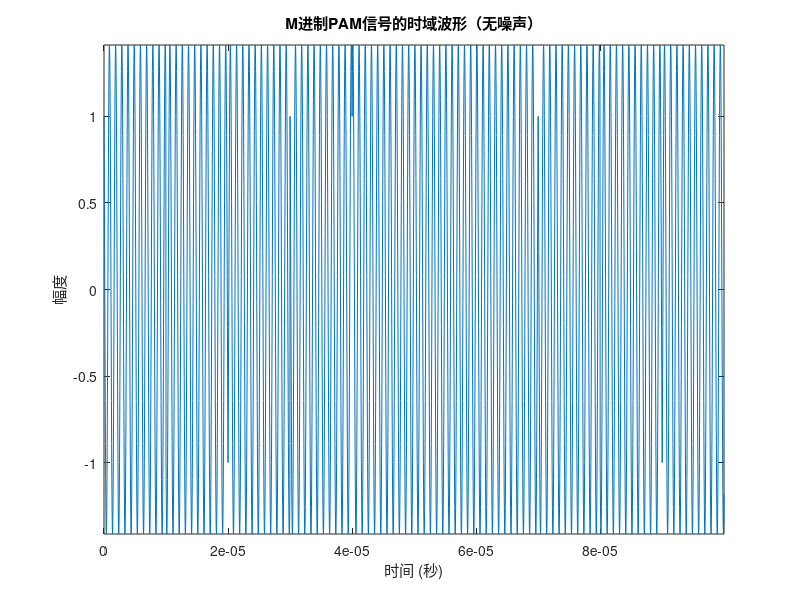
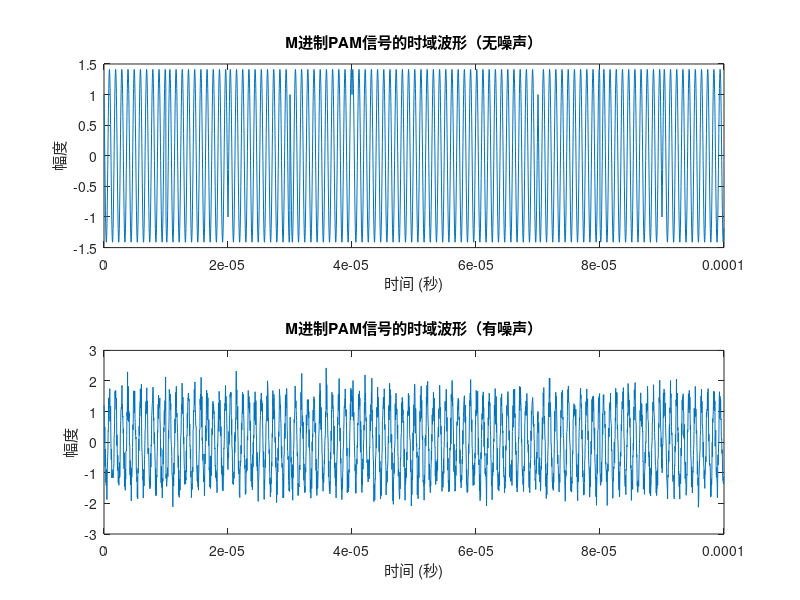
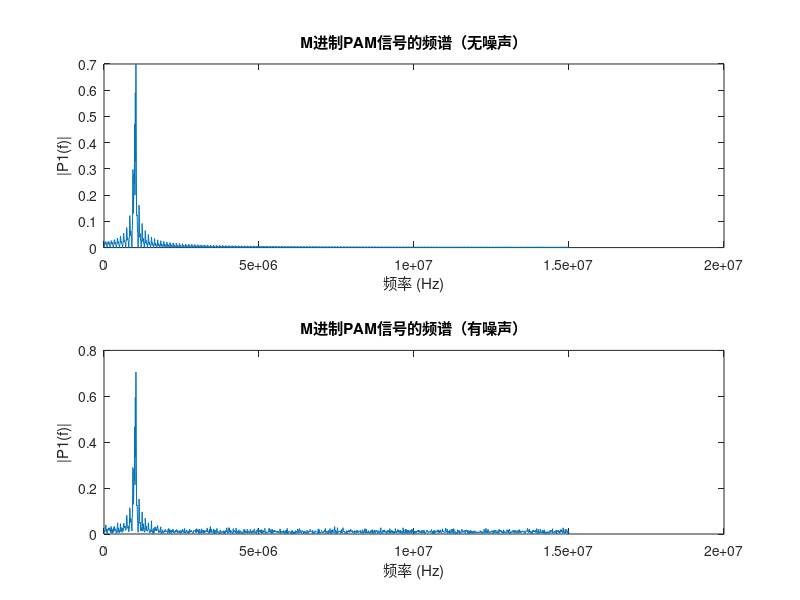
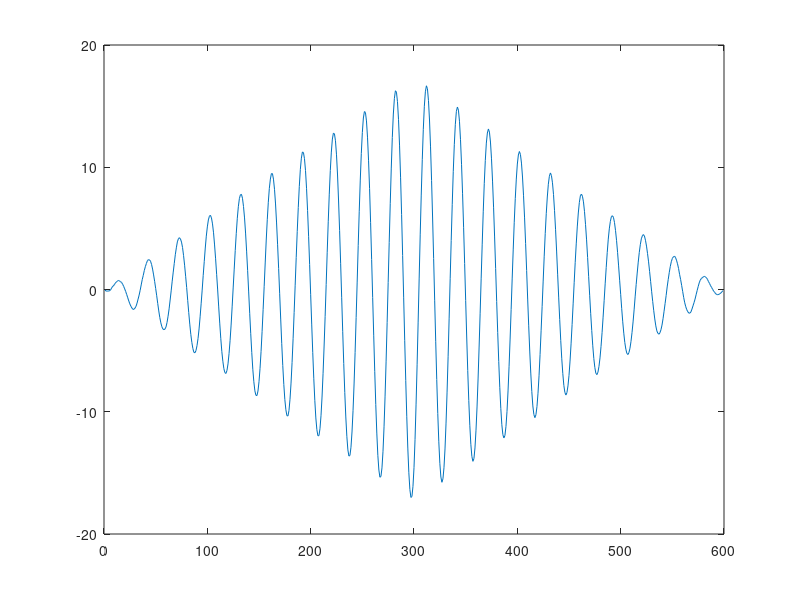

Reproduce these figures in MATLAB, in order.
clc,clear,close all;

% 参数设置
M = 4; % M进制PAM
total_t = 0.0001;
d = 2; % 
Rs = 100000; % 符号速率
Rb = Rs*log2(M); % 比特速率
fc = 1e6; % 载频
Fs = 30*fc; % 采样频率
T = 1/Rs; % 每符号脉冲持续时间
Tn = round(1/Rs*Fs); % 每符号数据点数
N = Fs*total_t; % 数据点数
N_symbol = total_t*Rs;
SNR = 10; % 信噪比，以分贝（dB）为单位

% 生成随机数据
signal_raw = randi([0 1], 1, N_symbol*2);

% % 生成M进制PAM信号
% pamSignal = (2*signal_raw - (M-1)) / (M-1);

% 定义时间轴
t = (0: N-1)/Fs;

% 定义g(t)
signal_gt = exp(1j*2*pi*fc*t);
Eg = sum(abs(signal_gt(1:Tn)).^2);

% 求出正交基信号
s1 = cos(2*pi*fc*t);
s2 = sin(2*pi*fc*t);
% Energy1 = sum(s1(1:Tn).^2);
ft1 = s1(1:Tn)/sqrt(Eg/2);
c12 = sum(s2(1:Tn).*ft1);
f2 = s2(1:Tn)-c12.*ft1;
% Energy2 = sum(s2(1:Tn).^2);
ft2 = f2/sqrt(Eg/2);

% 初始化QAM
qamSignal_sin = zeros(1,N);

% 脉冲幅度调制
% raw_data = randi([1 M], 1, Rs);
Amc = [-1,1];
Ams = [-1,1];
modulation_data = zeros(1,M);
i = 1;
for m = 1:M/2
    for n = 1:M/2
        modulation_data(i) = Amc(m)+1j*Ams(n);
        i = i+1;
    end
end

for i = 1:N_symbol
    if signal_raw(2*i-1)==0 && signal_raw(2*i)==0
        qamSignal_sin(Tn*(i-1)+1:Tn*i) = real(signal_gt(Tn*(i-1)+1:Tn*i).*modulation_data(1));
    elseif signal_raw(2*i-1)==0 && signal_raw(2*i)==1
        qamSignal_sin(Tn*(i-1)+1:Tn*i) = real(signal_gt(Tn*(i-1)+1:Tn*i).*modulation_data(2));
    elseif signal_raw(2*i-1)==1 && signal_raw(2*i)==0
        qamSignal_sin(Tn*(i-1)+1:Tn*i) = real(signal_gt(Tn*(i-1)+1:Tn*i).*modulation_data(3));
    else
        qamSignal_sin(Tn*(i-1)+1:Tn*i) = real(signal_gt(Tn*(i-1)+1:Tn*i).*modulation_data(4));
    end
end


% 通过AWGN信道传输
pamSignalNoisy = awgn(qamSignal_sin, SNR, 'measured');

%% 时域波形绘制 - 噪声前后对比
figure;
plot(t, qamSignal_sin);
title('M进制PAM信号的时域波形（无噪声）');
xlabel('时间 (秒)');
ylabel('幅度');
axis tight;

figure;
subplot(2,1,1);
plot(t, qamSignal_sin);
title('M进制PAM信号的时域波形（无噪声）');
xlabel('时间 (秒)');
ylabel('幅度');

subplot(2,1,2);
plot(t, pamSignalNoisy);
title('M进制PAM信号的时域波形（有噪声）');
xlabel('时间 (秒)');
ylabel('幅度');

%% 频谱计算 - 噪声前后对比
f = Fs*(0:(N/2))/N;
PAM_FFT = fft(qamSignal_sin);
PAM_FFT_Noisy = fft(pamSignalNoisy);
P2 = abs(PAM_FFT/N);
P2_Noisy = abs(PAM_FFT_Noisy/N);
P1 = P2(1:N/2+1);
P1_Noisy = P2_Noisy(1:N/2+1);
P1(2:end-1) = 2*P1(2:end-1);
P1_Noisy(2:end-1) = 2*P1_Noisy(2:end-1);

% 频谱绘制 - 噪声前后对比
figure;
subplot(2,1,1);
plot(f, P1);
title('M进制PAM信号的频谱（无噪声）');
xlabel('频率 (Hz)');
ylabel('|P1(f)|');

subplot(2,1,2);
plot(f, P1_Noisy);
title('M进制PAM信号的频谱（有噪声）');
xlabel('频率 (Hz)');
ylabel('|P1(f)|');

% figure;
% subplot(2,1,1);
% plot(f, P2);
% title('M进制PAM信号的频谱（无噪声）');
% xlabel('频率 (Hz)');
% ylabel('|P2(f)|');
% 
% subplot(2,1,2);
% plot(f, P2_Noisy);
% title('M进制PAM信号的频谱（有噪声）');
% xlabel('频率 (Hz)');
% ylabel('|P2(f)|');


%% 最佳接收机设计
decode_signal = zeros(1,2*N_symbol);
for i = 1:N_symbol
    receive_signal = pamSignalNoisy(Tn*(i-1)+1:Tn*i);
    channel1 = conv(conj(ft1), receive_signal);
    result1 = channel1(Tn);
    channel2 = conv(conj(ft2), receive_signal);
    result2 = channel2(Tn);

    if result1 >= 0 && result2 >= 0
        decode_signal(2*i-1:2*i) = [1,1];
    elseif result1 < 0 && result2 >= 0
        decode_signal(2*i-1:2*i) = [0,1];
    elseif result1 < 0 && result2 < 0
        decode_signal(2*i-1:2*i) = [0,0];
    else
        decode_signal(2*i-1:2*i) = [1,0];
    end
end
figure;
% plot(1:(N+Tn-1),channel);
plot(1:(2*Tn-1),channel1);
figure;
plot(1:(2*Tn-1),channel2);

% 计算误码率（BER）
errors = sum(signal_raw ~= decode_signal);
BER = errors/(N_symbol*2);
% 显示误码率
disp(['BER: ', num2str(BER)]);

% figure;
% plot(t, filteredSignal);
% title('相关接收后PAM信号的时域波形');
% xlabel('时间 (秒)');
% ylabel('幅度');

